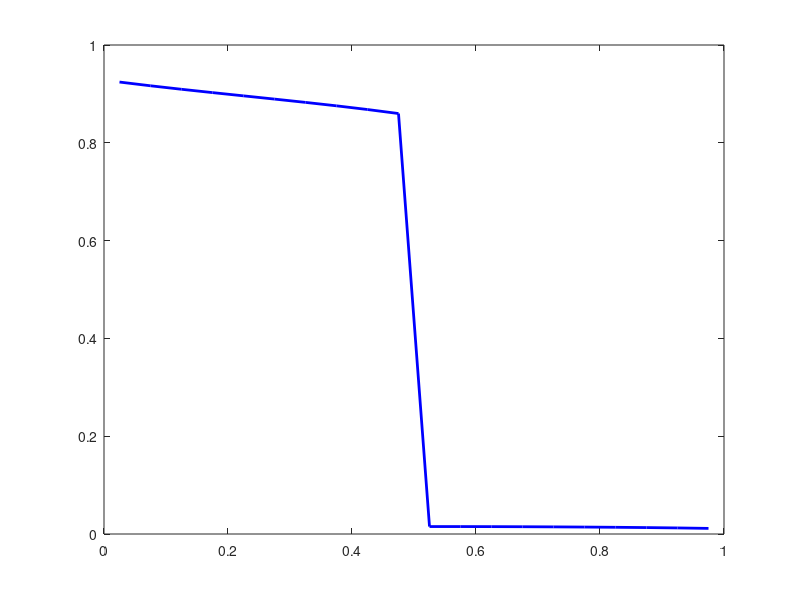

Write MATLAB code to recreate this figure. (Note: this script raises an error after producing the figure.)
clc;clear all;close all

%%

load Tempcell_ref_20.dat;

load Tempcell_ref_50.dat;

load Tempcell_ref_220.dat;

plot(Tempcell_ref_20(:,1)/20e-9,Tempcell_ref_20(:,4),'b','LineWidth',2);
hold on

load 20/Tempcell.dat;

scatter(Tempcell(:,1)/20e-9,Tempcell(:,4),80,'r');
hold on

plot(Tempcell_ref_50(:,1)/50e-9,Tempcell_ref_50(:,4),'b','LineWidth',2);
hold on

plot(Tempcell_ref_220(:,1)/220e-9,Tempcell_ref_220(:,4),'b','LineWidth',2);
hold on



load 50/Tempcell.dat;

scatter(Tempcell(:,1)/50e-9,Tempcell(:,4),80,'r');
hold on

load 220/Tempcell.dat;

scatter(Tempcell(:,1)/220e-9,Tempcell(:,4),80,'r');
hold on

legend('Ran et al','Present','FontSize',24,'Location','best');
legend boxoff

xlabel('X*','FontSize',24);

ylabel('T*','FontSize',24);

set(gca,'FontSize',24);

text(0.5,0.9,'L=20 nm','FontSize',24)

text(0.5,0.8,'L=50 nm','FontSize',24)

text(0.5,0.6,'L=220 nm','FontSize',24)

box on
